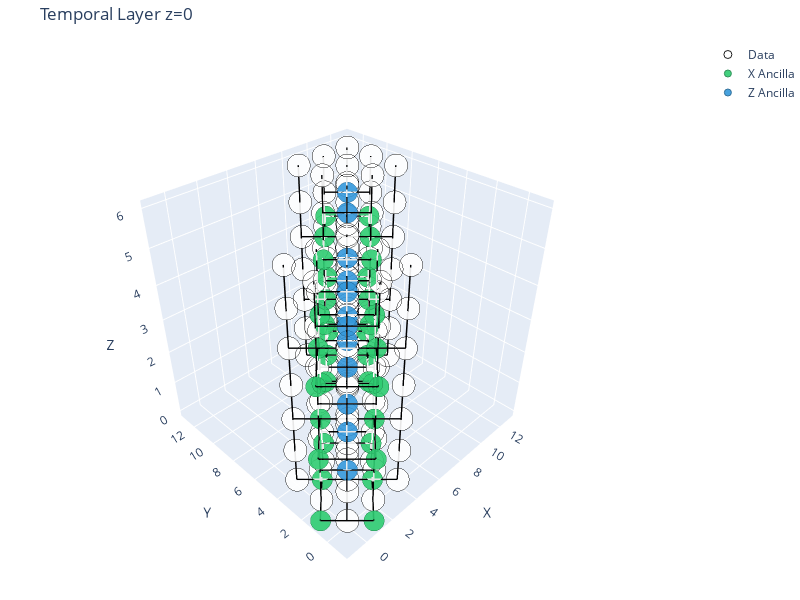

The cell this chart's notebook holds for it:
### Code cell
# Plotly interactive visualization (colors/hover like visualize_initialize2)
from lspattern.visualizers.plotly_temporallayer import visualize_temporal_layer_plotly

fig = visualize_temporal_layer_plotly(
    layers[0], node_roles=None, show_edges=True
)
fig.show()

### Figure 1 — Plotly figure (JSON) as saved in the notebook; plotly's stock layout.template omitted (floating-point values rounded to 4 significant figures; data arrays with more than 128 entries replaced by an {"elided": "..."} marker saying what was removed)
{"data": [{"hovertemplate": "<b>%{text}</b><br>x: %{x}<br>y: %{y}<br>z: %{z}<extra></extra>", "marker": {"color": "white", "line": {"color": "black", "width": 1}, "opacity": 0.9, "size": 8}, "mode": "markers", "name": "Data", "text": ["Node 0: data", "Node 1: data", "Node 2: data", "Node 3: data", "Node 4: data", "Node 5: data", "Node 6: data", "Node 7: data", "Node 8: data", "Node 15: data", "Node 16: data", "Node 17: data", "Node 18: data", "Node 19: data", "Node 20: data", "Node 21: data", "Node 22: data", "Node 23: data", "Node 26: data", "Node 27: data", "Node 28: data", "Node 29: data", "Node 30: data", "Node 31: data", "Node 32: data", "Node 33: data", "Node 34: data", "Node 41: data", "Node 42: data", "Node 43: data", "Node 44: data", "Node 45: data", "Node 46: data", "Node 47: data", "Node 48: data", "Node 49: data", "Node 52: data", "Node 53: data", "Node 54: data", "Node 55: data", "Node 56: data", "Node 57: data", "Node 58: data", "Node 59: data", "Node 60: data", "Node 67: data", "Node 68: data", "Node 69: data", "Node 70: data", "Node 71: data", "Node 72: data", "Node 73: data", "Node 74: data", "Node 75: data", "Node 78: data", "Node 79: data", "Node 80: data", "Node 81: data", "Node 82: data", "Node 83: data", "Node 84: data", "Node 85: data", "Node 86: data", "Node 87: data", "Node 88: data", "Node 89: data", "Node 90: data", "Node 91: data", "Node 92: data", "Node 93: data", "Node 94: data", "Node 95: data", "Node 102: data", "Node 103: data", "Node 104: data", "Node 105: data", "Node 106: data", "Node 107: data", "Node 108: data", "Node 109: data", "Node 110: data", "Node 113: data", "Node 114: data", "Node 115: data", "Node 116: data", "Node 117: data", "Node 118: data", "Node 119: data", "Node 120: data", "Node 121: data", "Node 128: data", "Node 129: data", "Node 130: data", "Node 131: data", "Node 132: data", "Node 133: data", "Node 134: data", "Node 135: data", "Node 136: data", "Node 139: data", "Node 140: data", "Node 141: data", "Node 142: data", "Node 143: data", "Node 144: data", "Node 145: data", "Node 146: data", "Node 147: data", "Node 154: data", "Node 155: data", "Node 156: data", "Node 157: data", "Node 158: data", "Node 159: data", "Node 160: data", "Node 161: data", "Node 162: data", "Node 165: data", "Node 166: data", "Node 167: data", "Node 168: data", "Node 169: data", "Node 170: data", "Node 171: data", "Node 172: data", "Node 173: data"], "type": "scatter3d", "x": [0, 2, 4, 0, 2, 4, 0, 2, 4, 0, 2, 4, 0, 2, 4, 0, 2, 4, 0, 2, 4, 0, 2, 4, 0, 2, 4, 0, 2, 4, 0, 2, 4, 0, 2, 4, 0, 2, 4, 0, 2, 4, 0, 2, 4, 0, 2, 4, 0, 2, 4, 0, 2, 4, 0, 2, 4, 0, 2, 4, 0, 2, 4, 8, 10, 12, 8, 10, 12, 8, 10, 12, 8, 10, 12, 8, 10, 12, 8, 10, 12, 8, 10, 12, 8, 10, 12, 8, 10, 12, 8, 10, 12, 8, 10, 12, 8, 10, 12, 8, 10, 12, 8, 10, 12, 8, 10, 12, 8, 10, 12, 8, 10, 12, 8, 10, 12, 8, 10, 12, 8, 10, 12, 8, 10, 12], "y": [0, 0, 0, 2, 2, 2, 4, 4, 4, 0, 0, 0, 2, 2, 2, 4, 4, 4, 0, 0, 0, 2, 2, 2, 4, 4, 4, 0, 0, 0, 2, 2, 2, 4, 4, 4, 0, 0, 0, 2, 2, 2, 4, 4, 4, 0, 0, 0, 2, 2, 2, 4, 4, 4, 0, 0, 0, 2, 2, 2, 4, 4, 4, 8, 8, 8, 10, 10, 10, 12, 12, 12, 8, 8, 8, 10, 10, 10, 12, 12, 12, 8, 8, 8, 10, 10, 10, 12, 12, 12, 8, 8, 8, 10, 10, 10, 12, 12, 12, 8, 8, 8, 10, 10, 10, 12, 12, 12, 8, 8, 8, 10, 10, 10, 12, 12, 12, 8, 8, 8, 10, 10, 10, 12, 12, 12], "z": [0, 0, 0, 0, 0, 0, 0, 0, 0, 1, 1, 1, 1, 1, 1, 1, 1, 1, 2, 2, 2, 2, 2, 2, 2, 2, 2, 3, 3, 3, 3, 3, 3, 3, 3, 3, 4, 4, 4, 4, 4, 4, 4, 4, 4, 5, 5, 5, 5, 5, 5, 5, 5, 5, 6, 6, 6, 6, 6, 6, 6, 6, 6, 0, 0, 0, 0, 0, 0, 0, 0, 0, 1, 1, 1, 1, 1, 1, 1, 1, 1, 2, 2, 2, 2, 2, 2, 2, 2, 2, 3, 3, 3, 3, 3, 3, 3, 3, 3, 4, 4, 4, 4, 4, 4, 4, 4, 4, 5, 5, 5, 5, 5, 5, 5, 5, 5, 6, 6, 6, 6, 6, 6, 6, 6, 6]}, {"hovertemplate": "<b>%{text}</b><br>x: %{x}<br>y: %{y}<br>z: %{z}<extra></extra>", "marker": {"color": "#2ecc71", "line": {"color": "#1e8449", "width": 1}, "opacity": 0.9, "size": 7}, "mode": "markers", "name": "X Ancilla", "text": ["Node 9: ancilla_x", "Node 10: ancilla_x", "Node 11: ancilla_x", "Node 12: ancilla_x", "Node 13: ancilla_x", "Node 14: ancilla_x", "Node 35: ancilla_x", "Node 36: ancilla_x", "Node 37: ancilla_x", "Node 38: ancilla_x", "Node 39: ancilla_x", "Node 40: ancilla_x", "Node 61: ancilla_x", "Node 62: ancilla_x", "Node 63: ancilla_x", "Node 64: ancilla_x", "Node 65: ancilla_x", "Node 66: ancilla_x", "Node 96: ancilla_x", "Node 97: ancilla_x", "Node 98: ancilla_x", "Node 99: ancilla_x", "Node 100: ancilla_x", "Node 101: ancilla_x", "Node 122: ancilla_x", "Node 123: ancilla_x", "Node 124: ancilla_x", "Node 125: ancilla_x", "Node 126: ancilla_x", "Node 127: ancilla_x", "Node 148: ancilla_x", "Node 149: ancilla_x", "Node 150: ancilla_x", "Node 151: ancilla_x", "Node 152: ancilla_x", "Node 153: ancilla_x"], "type": "scatter3d", "x": [1, -1, 3, 1, 5, 3, 1, -1, 3, 1, 5, 3, 1, -1, 3, 1, 5, 3, 9, 7, 11, 9, 13, 11, 9, 7, 11, 9, 13, 11, 9, 7, 11, 9, 13, 11], "y": [-1, 1, 1, 3, 3, 5, -1, 1, 1, 3, 3, 5, -1, 1, 1, 3, 3, 5, 7, 9, 9, 11, 11, 13, 7, 9, 9, 11, 11, 13, 7, 9, 9, 11, 11, 13], "z": [0, 0, 0, 0, 0, 0, 2, 2, 2, 2, 2, 2, 4, 4, 4, 4, 4, 4, 0, 0, 0, 0, 0, 0, 2, 2, 2, 2, 2, 2, 4, 4, 4, 4, 4, 4]}, {"hovertemplate": "<b>%{text}</b><br>x: %{x}<br>y: %{y}<br>z: %{z}<extra></extra>", "marker": {"color": "#3498db", "line": {"color": "#1f618d", "width": 1}, "opacity": 0.9, "size": 7}, "mode": "markers", "name": "Z Ancilla", "text": ["Node 24: ancilla_z", "Node 25: ancilla_z", "Node 50: ancilla_z", "Node 51: ancilla_z", "Node 76: ancilla_z", "Node 77: ancilla_z", "Node 111: ancilla_z", "Node 112: ancilla_z", "Node 137: ancilla_z", "Node 138: ancilla_z", "Node 163: ancilla_z", "Node 164: ancilla_z"], "type": "scatter3d", "x": [1, 3, 1, 3, 1, 3, 9, 11, 9, 11, 9, 11], "y": [1, 3, 1, 3, 1, 3, 9, 11, 9, 11, 9, 11], "z": [1, 1, 3, 3, 5, 5, 1, 1, 3, 3, 5, 5]}, {"hoverinfo": "none", "line": {"color": "black", "width": 3}, "mode": "lines", "name": "Edges", "showlegend": false, "type": "scatter3d", "x": {"elided": "756 int values"}, "y": {"elided": "756 int values"}, "z": {"elided": "756 int values"}}], "layout": {"height": 600, "margin": {"b": 0, "l": 0, "r": 0, "t": 40}, "scene": {"aspectmode": "cube", "camera": {"eye": {"x": 1.5, "y": 1.5, "z": 1.5}}, "xaxis": {"autorange": "reversed", "title": {"text": "X"}}, "yaxis": {"autorange": "reversed", "title": {"text": "Y"}}, "zaxis": {"title": {"text": "Z"}}}, "title": {"text": "Temporal Layer z=0"}, "width": 800}}
